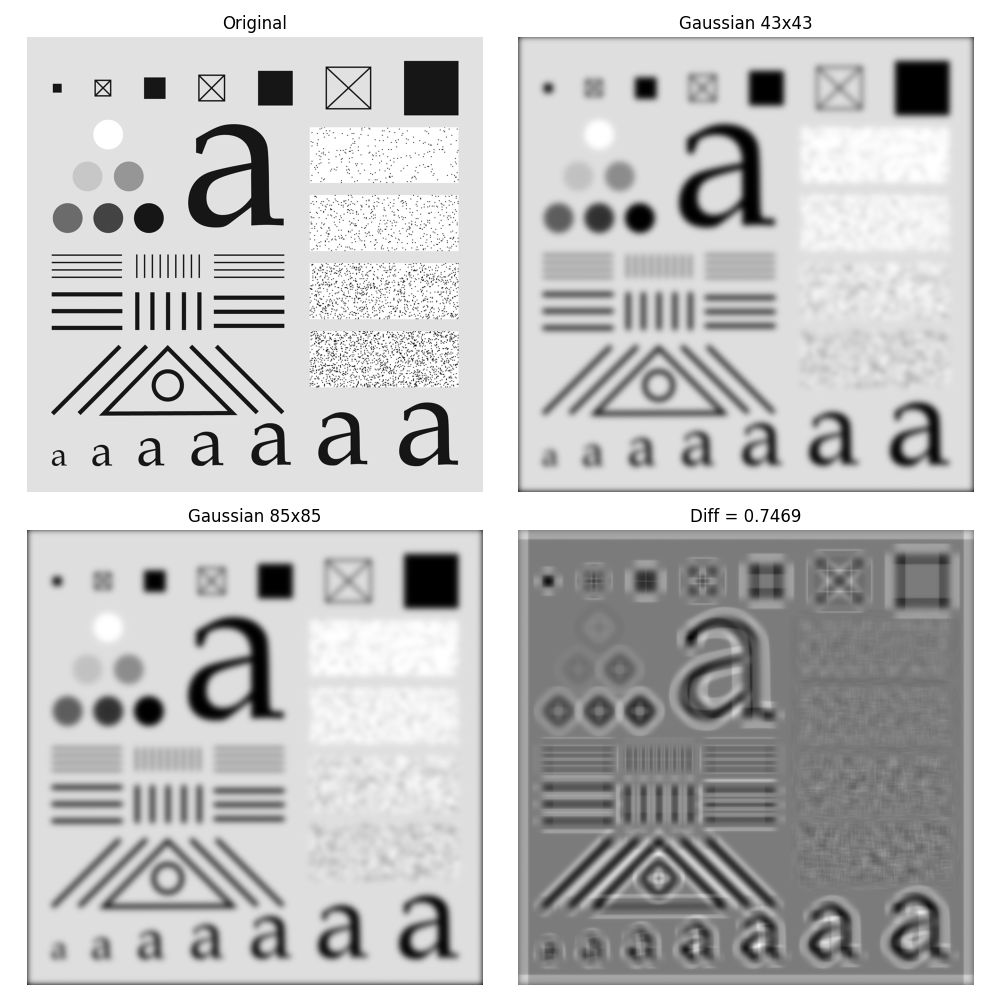

The script that saved this image:

import sys
import os
import numpy as np
import matplotlib.pyplot as plt
from skimage.io import imread
from skimage.util import img_as_float
from scipy.ndimage import correlate
from libDIPUM.gaussiankernel import gaussiankernel
from libDIPUM.data_path import dip_data

# Image loading
img_name = dip_data('testpattern1024.tif')
f = imread(img_name)
if f.ndim == 3: f = f[:,:,0]

f = img_as_float(f)

# Kernels
# gauss43 = gaussiankernel(43,'sampled',7,1); % Approx 6 sig
# gauss85 = gaussiankernel(85,'sampled',7,1); % Approx 12 sig

gauss43, _ = gaussiankernel(43, 'sampled', 7.0, 1.0)
gauss85, _ = gaussiankernel(85, 'sampled', 7.0, 1.0)

# Normalize the filters
gauss43 = gauss43 / np.sum(gauss43)
gauss85 = gauss85 / np.sum(gauss85)

# Filter (default padding is zero padding)
ggauss43 = correlate(f, gauss43, mode='constant', cval=0.0)
ggauss85 = correlate(f, gauss85, mode='constant', cval=0.0)

# Compare
# diff = imsubtract(ggauss43, ggauss85);
# Since images are floats, simple subtraction.
diff = ggauss43 - ggauss85
# MATLAB imsubtract on doubles clip negatives?
# "Z = imsubtract(X,Y) subtracts each element ...
# If the output array is of integer class, then all negative results are truncated to zero."
# If double, negative values are preserved.
# HOWEVER, the script later computes `255 * max(diff(:))`.
# Wait, usually for display one might care about abs difference, but `imsubtract` on double is just minus.
# The title implies we look at the deviation.
# I will stick to simple subtraction as f is double.

max_diff = 255 * np.max(diff)

# Display
fig, axes = plt.subplots(2, 2, figsize=(10, 10))
axes = axes.flatten()

axes[0].imshow(f, cmap='gray')
axes[0].set_title('Original')
axes[0].axis('off')

axes[1].imshow(ggauss43, cmap='gray')
axes[1].set_title('Gaussian 43x43')
axes[1].axis('off')

axes[2].imshow(ggauss85, cmap='gray')
axes[2].set_title('Gaussian 85x85')
axes[2].axis('off')

# Subplot 4: diff
axes[3].imshow(diff, cmap='gray')
axes[3].set_title(f'Diff = {max_diff:.4f}')
axes[3].axis('off')

plt.tight_layout()
plt.savefig('Figure343.png')
print("Saved Figure343.png")
plt.show()
